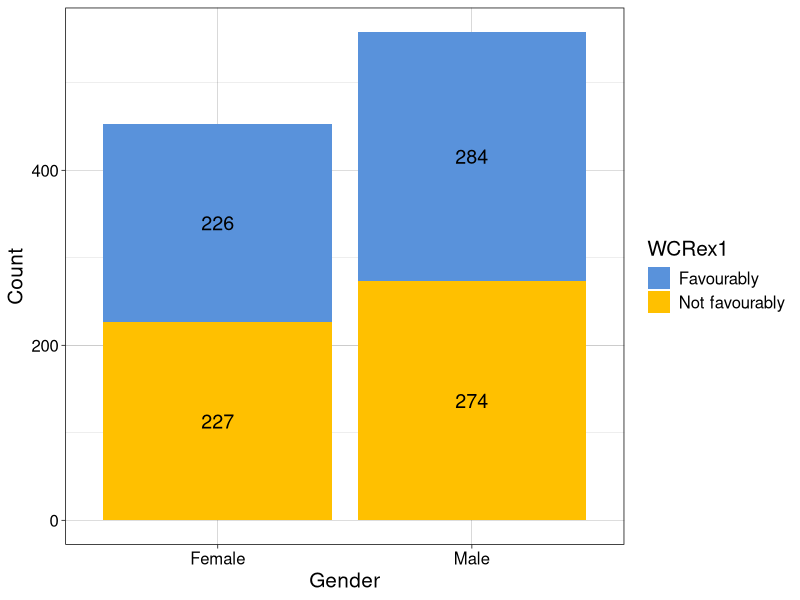
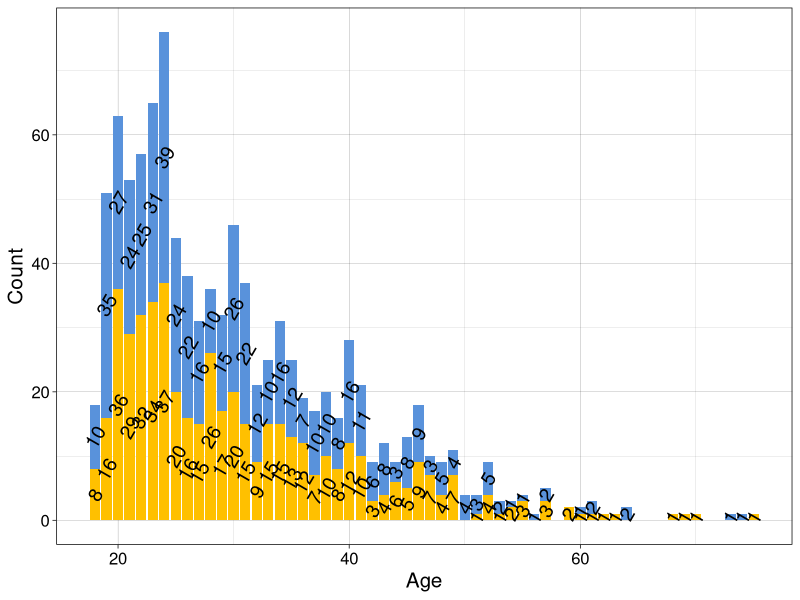
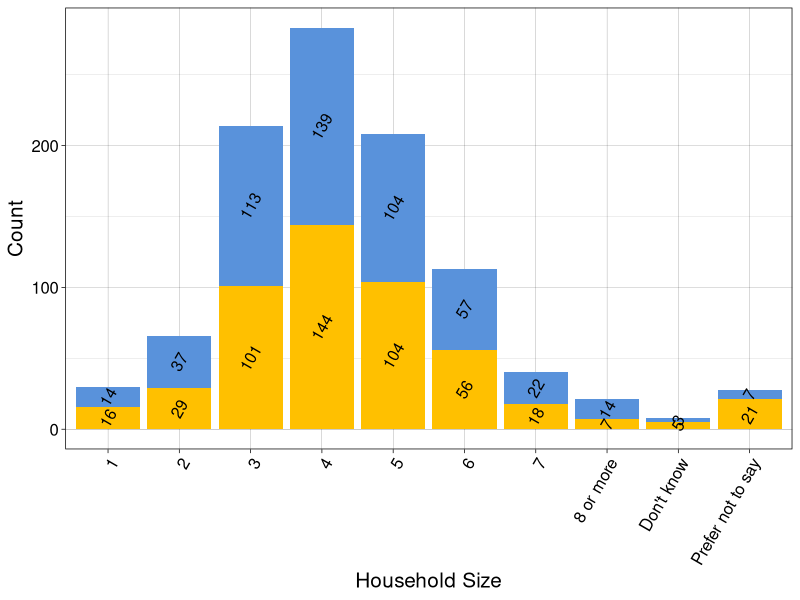
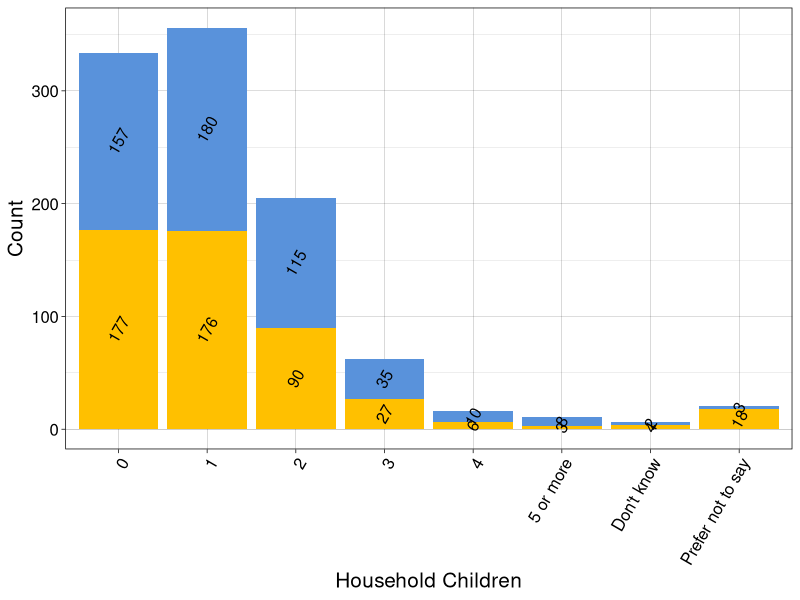
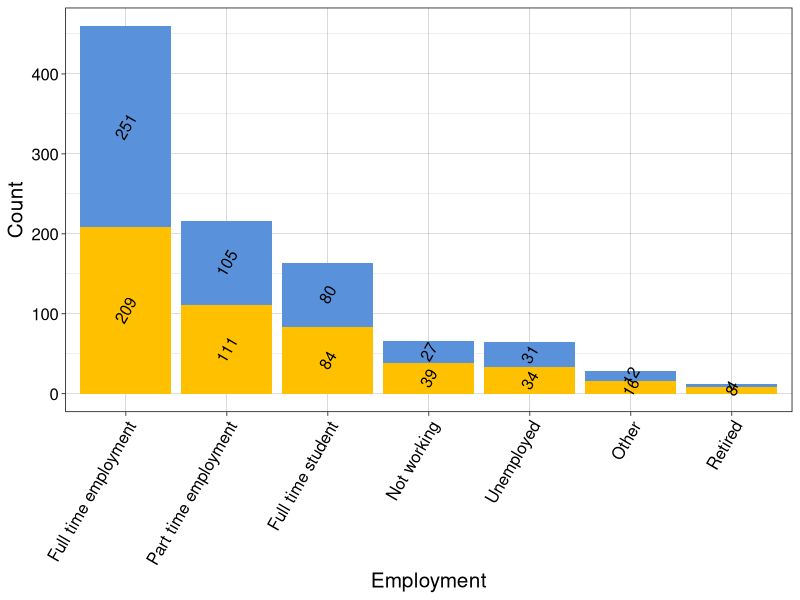
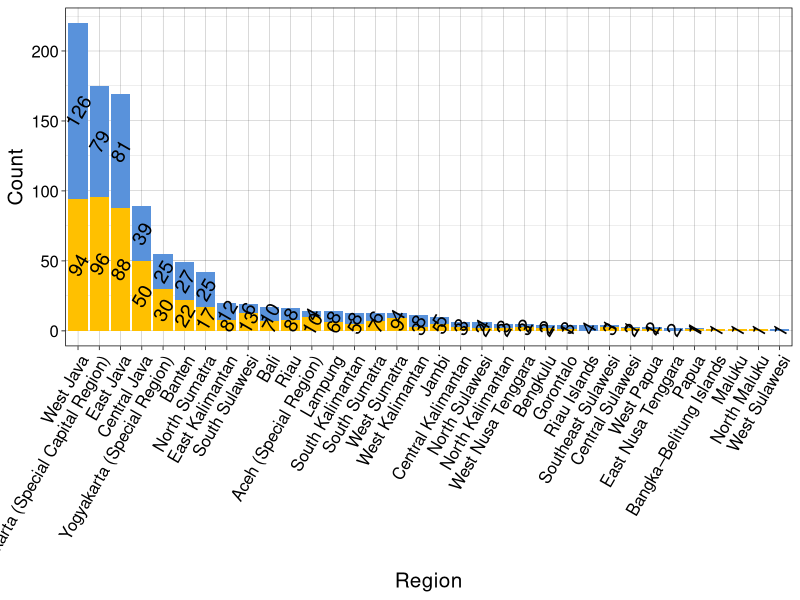

Write R code to recreate these figures, in order.
## Library
library(ggplot2)
library(dplyr)

## Load and subset
agg_yg <- read.csv('Data/subset_indiv20210505.csv', header = TRUE)
agg_yg <- agg_yg[,-1] # remove first column
    
## Factorize columns
for (wcr in 1:length(agg_yg$WCRex1)) {
    if (agg_yg$WCRex1[wcr]=='Somewhat well' | agg_yg$WCRex1[wcr]=='Very well' ) {
        agg_yg$WCRex1[wcr] <- 'Favourably'
    } else  {
        agg_yg$WCRex1[wcr] <- 'Not favourably'
    }
}

for (col_num in 1:length(colnames(agg_yg))) {
    if (class(agg_yg[[col_num]])=='character') {
        agg_yg[[col_num]] <- as.factor(agg_yg[[col_num]])
    }
}
# summary(agg_yg)

## Subset random week (week 11)
week <- subset(agg_yg,qweek=='week 11')
summary(week)
colnames(week) <- c('Week','Gender','Age','Region', # unnecessary (?)
                    'Household_size','Household_children',
                    'Employment','WCRex1')

## Grouped barplots WCRex1
gen<-ggplot(week, aes(x = Gender, fill = WCRex1)) +
    geom_bar() +
    geom_text(aes(label=..count..),stat = 'count',size = 5 , position = position_stack(vjust = 0.5))+
    theme_linedraw()
gen+
    theme(text = element_text(size = 15)) +
    scale_fill_manual(values=c('#5992DB', '#FFC000')) +
    labs(x='Gender',y='Count')

age <- ggplot(week, aes(x = Age, fill = WCRex1)) +
    geom_bar() +
    geom_text(aes(label=..count..),stat = 'count',size = 5, position = position_stack(vjust = 0.5),angle=60)+
    theme_linedraw() 
age + 
    theme(legend.position='none',text = element_text(size = 15)) +
    scale_fill_manual(values=c('#5992DB', '#FFC000'))+ 
    labs(x='Age', y = 'Count')

hsize <- ggplot(week, aes(x = Household_size, fill = WCRex1)) +
    geom_bar() +
    geom_text(aes(label=..count..),stat = 'count',size = 4, position = position_stack(vjust = 0.5),angle=60)+
    theme_linedraw()
hsize + 
    scale_fill_manual(values=c('#5992DB', '#FFC000'))+ 
    labs(x='Household Size', y = 'Count') +
    theme(legend.position='none',text = element_text(size = 15),axis.text.x = element_text(angle = 60, vjust = 1, hjust=1))

hchild <- ggplot(week, aes(x = Household_children, fill = WCRex1)) +
    geom_bar() +
    geom_text(aes(label=..count..),stat = 'count',size = 4, position = position_stack(vjust = 0.5),angle=60)+
    theme_linedraw()
hchild + 
    scale_fill_manual(values=c('#5992DB', '#FFC000'))+ 
    labs(x='Household Children', y = 'Count') +
    theme(legend.position='none',text = element_text(size = 15),axis.text.x = element_text(angle = 60, vjust = 1, hjust=1))

week_sort <- week %>% group_by(Employment) %>%   mutate(counts = n())
emp <- ggplot(week_sort, aes(x=reorder(Employment,-counts), fill = WCRex1)) +
    geom_bar() +
    geom_text(aes(label=..count..),stat = 'count',size = 4, position = position_stack(vjust = 0.5),angle=60)+
    theme_linedraw()
emp + 
    scale_fill_manual(values=c('#5992DB', '#FFC000'))+ 
    labs(x='Employment', y = 'Count') +
    theme(legend.position='none',text = element_text(size = 15),axis.text.x = element_text(angle = 60, vjust = 1, hjust=1))

week_sort <- week %>% group_by(Region) %>%   mutate(counts = n())
reg <- ggplot(week_sort, aes(x=reorder(Region,-counts), fill = WCRex1)) +
    geom_bar() +
    geom_text(aes(label=..count..),stat = 'count',size = 5, position = position_stack(vjust = 0.5),angle=60)+
    theme_linedraw()
reg + 
    scale_fill_manual(values=c('#5992DB', '#FFC000'))+ 
    labs(x='Region', y = 'Count') +
    theme(legend.position='none',text = element_text(size = 15),axis.text.x = element_text(angle = 60, vjust = 1, hjust=1))

